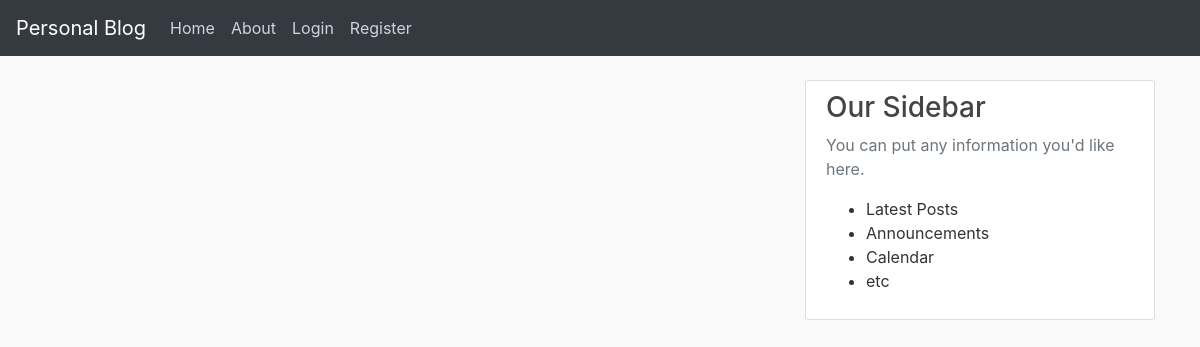
Page /home on the earlier database version.
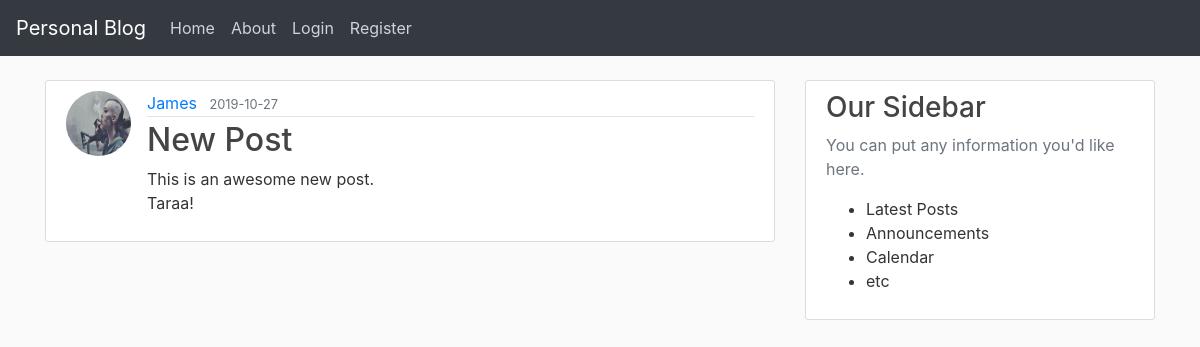
Same page on the later database version.
### flaskblog/models.py (models this page shows, shortened)
class Post(db.Model):
  id = db.Column(db.Integer, primary_key=True)
  title = db.Column(db.String(100),nullable=False)
  date_posted = db.Column(db.DateTime,nullable=False,default=datetime.utcnow)
  content = db.Column(db.Text,nullable=False)
  user_id = db.Column(db.Integer,db.ForeignKey('user.id'),nullable=False)

class User(db.Model,UserMixin):
    id = db.Column(db.Integer, primary_key=True)
    username = db.Column(db.String(80), unique=True, nullable=False)
    email = db.Column(db.String(120), unique=True, nullable=False)
    image_file = db.Column(db.String(20),nullable=False,default='default.jpg')
    password = db.Column(db.String(60),nullable=False)
    posts = db.relationship('Post',backref='author',lazy=True)

### flaskblog/routes.py (the view)
@app.route('/')
@app.route('/home')
def home():
    posts=Post.query.all()
    return render_template('home.html', posts=posts)

### flaskblog/templates/home.html
{% extends 'layout.html' %}
{% block content %}
  {% for post in posts %}
    <article class="media content-section">
      <img src="{{ url_for('static',filename='profile_pics/' + post.author.image_file) }}" alt="user profile image" class="rounded-circle article-img">
      <div class="media-body">
        <div class="article-metadata">
          <a href="#" class="mr-2">{{ post.author.username }}</a>
          <small class="text-muted">{{ post.date_posted.strftime('%Y-%m-%d') }}</small>
        </div>
        <h2><a href="#" class="article-title">{{ post.title }}</a></h2>
        <p class="article-content">{{ post.content }}</p>
      </div>
    </article>
  {% endfor %}
{% endblock content %}

### flaskblog/templates/layout.html (shortened to what this page needs)
<!DOCTYPE html>
<html lang="en">
<head>
  <link rel="stylesheet" href="https://stackpath.bootstrapcdn.com/bootstrap/4.3.1/css/bootstrap.min.css"
>
  <link rel="stylesheet" type="text/css" href="{{ url_for('static',filename='main.css') }}">
</head>
<body>
  <div class="site-header">
    <nav class="navbar navbar-expand-lg navbar-dark bg-dark fixed-top">
      <a class="navbar-brand" href="/">Personal Blog</a>
      <div class="collapse navbar-collapse" id="navbarSupportedContent">
        <ul class="navbar-nav mr-auto">
          <li class="nav-item">
            <a class="nav-link" href="{{ url_for('home') }}">Home</a>
          </li>
          <li class="nav-item">
            <a class="nav-link" href="{{ url_for('about') }}">About</a>
          </li>
          {% if current_user.is_authenticated %}
          <li class="nav-item">
            <a class="nav-link" href="{{ url_for('new_post') }}">New Post</a>
          </li>
          <li class="nav-item">
            <a class="nav-link" href="{{ url_for('account') }}">Account</a>
          </li>
          <li class="nav-item">
            <a class="nav-link" href="{{ url_for('logout') }}">Logout</a>
          </li>
          {% else %}
          <li class="nav-item">
            <a class="nav-link" href="{{ url_for('login') }}">Login</a>
          </li>
          <li class="nav-item">
            <a class="nav-link" href="{{ url_for('register') }}">Register</a>
          </li>
          {% endif %}
        </ul>
      </div>
    </nav>
  </div>
  <main role='main' class="container">
    <div class="row">
      <div class="col-md-8">
        {% block content %}
        {% endblock content%}
      </div>
      <div class="col-md-4">
        <div class="content-section">
          <h3>Our Sidebar</h3>
          <p class="text-muted">
            You can put any information you'd like here.
          </p>
          <ul>
            <li>Latest Posts</li>
            <li>Announcements</li>
            <li>Calendar</li>
            <li>etc</li>
          </ul>
        </div>
      </div>
    </div>
  </main>
</body>
</body>
</html>

### flaskblog/static/main.css (style rules this page uses)
body { background: #fafafa; color: #333333; margin-top: 5rem; }
h1, h2, h3, h4, h5, h6 { color: #444444; }
.site-header .navbar-nav .nav-link { color: #cbd5db; }
.content-section { background: #ffffff; padding: 10px 20px; border: 1px solid #dddddd; border-radius: 3px; margin-bottom: 20px; }
.article-title { color: #444444; }
.article-content { white-space: pre-line; }
.article-img { height: 65px; width: 65px; margin-right: 16px; }
.article-metadata { padding-bottom: 1px; margin-bottom: 4px; border-bottom: 1px solid #e3e3e3; }

Differences in the rows shown:
added Post: image_file (picture), author.username "James", date_posted "2019-10-27", title "New Post", content "This is an awesome new post. Taraa!"
